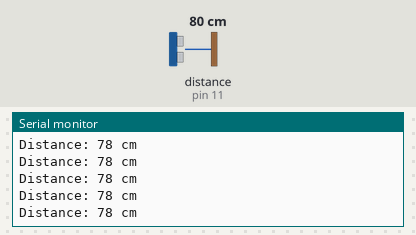
Simulated run of this sketch. Board: Arduino Mega 2560, built with avr-gcc and run on an emulated ATmega2560. Shown: the last lines printed to the serial monitor. Wiring (inferred from the names in the program): ultrasonic range finder: trigger pin 26; echo pin 11. The test bench sets the inputs (shaded band); at power-on: distance to the obstacle (sensor on pin 11) 80 cm. The echo pulse lasts 58.3 µs per cm.

Above: at 1.2 s.
1.3 s: distance to the obstacle (sensor on pin 11) set to 2 cm
At 2.3 s:
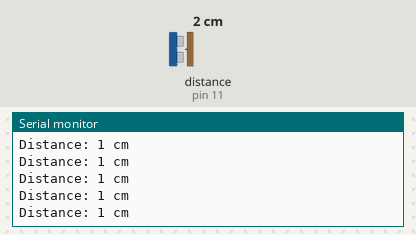
4.3 s: distance to the obstacle (sensor on pin 11) set to 120 cm
At 5.4 s:
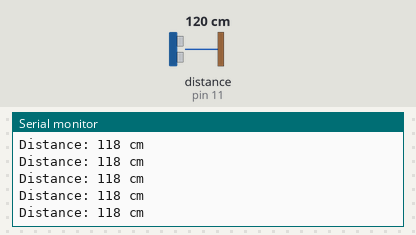
7.3 s: distance to the obstacle (sensor on pin 11) set to 4 cm
At 8.4 s:
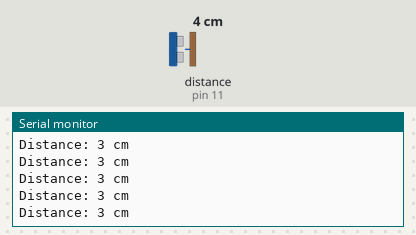
10.3 s: distance to the obstacle (sensor on pin 11) set to 18 cm
At 11.4 s:
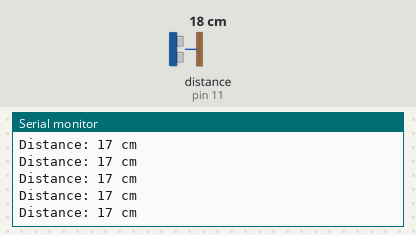
19.3 s: distance to the obstacle (sensor on pin 11) set to 9 cm
At 20.0 s:
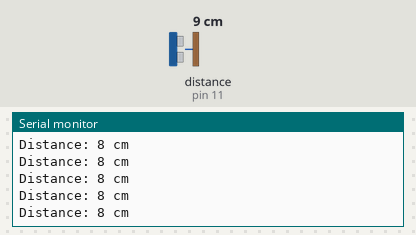
Timing chart, 0 to 22.3 s (numbered marks = the images above; inputs shaded):
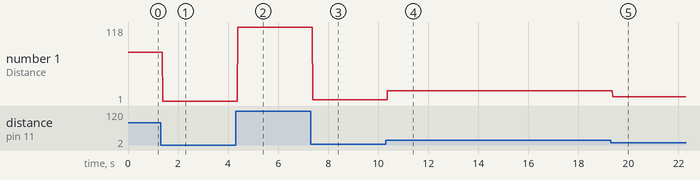

Measured:
- after the input at 1.3 s, the serial monitor: prints a new line after 0.08 s (image 1)
- after the input at 4.3 s, the serial monitor: prints a new line after 0.08 s (image 2)
- after the input at 7.3 s, the serial monitor: prints a new line after 0.07 s (image 3)
- after the input at 10.3 s, the serial monitor: prints a new line after 0.07 s (image 4)
- after the input at 19.3 s, the serial monitor: prints a new line after 0.07 s (image 5)
- plotted number 1: 78 → 1 after the input at 1.3 s, 1 → 118 after the input at 4.3 s, 118 → 3 after the input at 7.3 s, 3 → 17 after the input at 10.3 s, 17 → 8 after the input at 19.3 s

The sketch:

JSN_SR04T.ino
```cpp
#define ecoPin 11 // attach pin D2 Arduino to pin Echo of JSN-SR04T
#define triggerPin 26 //attach pin D3 Arduino to pin Trig of JSN-SR04T

long duration; // variable for the duration of sound wave travel
int dist; // variable for the distance measurement

void setup() {
  Serial.begin(9600);
  pinMode(triggerPin, OUTPUT); // Sets the trigPin as an OUTPUT
  pinMode(ecoPin, INPUT); // Sets the echoPin as an INPUT

}

void loop() {

  data_SR04T();
  print_data_SR04T();
}


void data_SR04T(){
  digitalWrite(triggerPin, LOW);  //
  delayMicroseconds(2);// Sets the trigPin HIGH (ACTIVE) for 10 microseconds
  digitalWrite(triggerPin, HIGH);
  delayMicroseconds(10);
  digitalWrite(triggerPin, LOW);
  duration = pulseIn(ecoPin, HIGH);
  dist = duration * 0.034 / 2; // Speed of sound wave divided by 2 (go and back)
}

void print_data_SR04T(){
  Serial.print("Distance: ");
  Serial.print(dist);
  Serial.println(" cm");// working  code for aj-sr04m
} 
```
